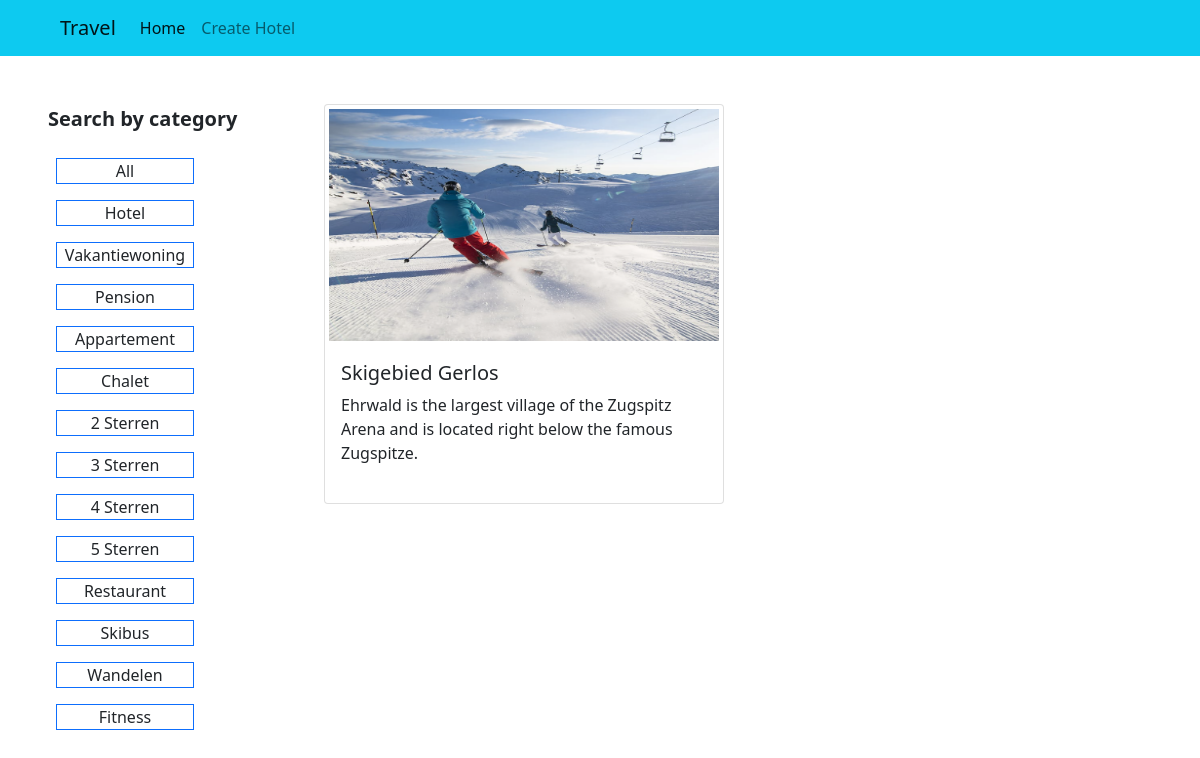
Page /tag/4/ (signed in) on the committed database.
### main/models.py (models this page shows, shortened)
class CategoryTag(models.Model):
    c_name = models.ForeignKey(Category, on_delete=models.CASCADE)
    tag_name = models.CharField(_("Tag Name"), max_length=40)

class Location(models.Model):
    image = models.FileField(upload_to='spot')
    l_name = models.CharField(_("Hotel Name"), max_length=50)
    l_tagline = models.CharField(_("Hotel Tagline"), max_length=150)
    l_summery = models.TextField(_("Hotel Summary"), max_length=300)
    l_description = models.TextField(_("Hotel Description"), max_length=200)
    tags = models.CharField(max_length=50)
    created_at = models.DateTimeField(auto_now_add=True)
    updated_at = models.DateTimeField(auto_now=True)

### main/views.py (the view)
# urls.py: path('tag/<int:tag_id>/', views.filter_by_tag, name="tag"),
@login_required
def filter_by_tag(request, tag_id):
    gettags = CategoryTag.objects.get(pk=tag_id)
    tags = CategoryTag.objects.all()
    print(gettags.tag_name)
    location = Location.objects.filter(tags__icontains=gettags.tag_name)
    context = {
        'locations':location,
        'tags':tags
    }
    return render(request, "home.html", context)

### main/templates/home.html (shortened to what this page needs)
{% extends 'base.html' %}
{% load static %}
{% block content %}
<div class="m-5 d-flex">
  <div class="col-3 d-flex flex-column">
    <p class="fs-5 fw-bold">Search by category</p>
    <a href="{% url 'location_list' %}"
      class="text-dark text-decoration-none border border-primary m-2 w-50 text-center">
      All</a>
    {% for tag in tags %}
      <a href="{% url 'tag' tag.id %}"
      class="text-dark text-decoration-none border border-primary m-2 w-50 text-center">
      {{tag.tag_name}}</a>
    {% endfor %}
  </div>
  <div class="row">
      {% for location in locations %}
      <div class="col-sm-6 mb-5">
        <div class="card" style="width: 25rem;  height:25rem;">
            <a class="text-decoration-none text-dark" href="{% url 'location_details' location.id %}">
            <img src="{{ location.image.url}}" class="card-img-top p-1" style="width: 100%;  height:15rem;" alt="#">
            <div class="card-body">
            <h5 class="card-title">{{location.l_name}}</h5>
            <p class="card-text"
            style="display: -webkit-box;
            -webkit-line-clamp: 3;
            -webkit-box-orient: vertical;
            overflow: hidden;">{{location.l_tagline}}</p>
            </div>
            </a>
        </div>
      </div>
      {% endfor %}
  </div>
</div>
{% endblock content %}

### rows in the picture
CategoryTag: tag_name "Hotel"
CategoryTag: tag_name "Vakantiewoning"
CategoryTag: tag_name "Pension"
CategoryTag: tag_name "Appartement"
CategoryTag: tag_name "Chalet"
CategoryTag: tag_name "2 Sterren"
CategoryTag: tag_name "3 Sterren"
CategoryTag: tag_name "4 Sterren"
CategoryTag: tag_name "5 Sterren"
CategoryTag: tag_name "Restaurant"
CategoryTag: tag_name "Skibus"
CategoryTag: tag_name "Wandelen"
CategoryTag: tag_name "Fitness"
Location: image (picture), l_name "Skigebied Gerlos", l_tagline "Ehrwald is the largest village of the Zugspitz Arena and is located right below the famous Zugspitze."
